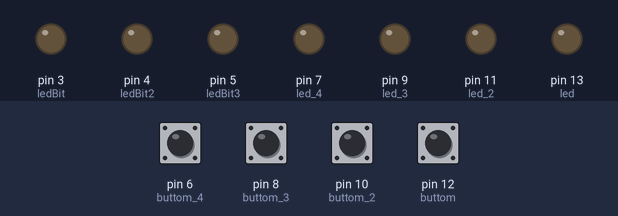
Bench run of a sketch on a simulated Arduino Uno, built with avr-gcc and run on an emulated ATmega328P. Shown: output pins drawn as LEDs (lit = HIGH). The inputs (shaded band) are chosen by the test bench; at power-on: pin 6 (buttom_4), pin 8 (buttom_3), pin 10 (buttom_2), pin 12 (buttom) LOW.

Above: at 1.2 s.
1.3 s: pin 6 (buttom_4) pulled HIGH for 0.25 s
At 1.8 s:
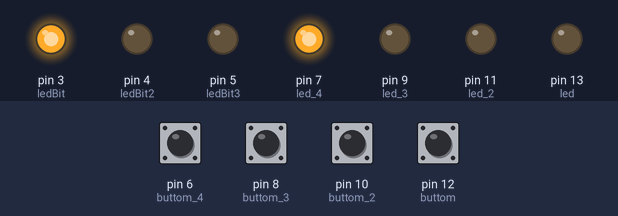
3.0 s: pin 8 (buttom_3) pulled HIGH for 0.25 s
At 3.8 s:
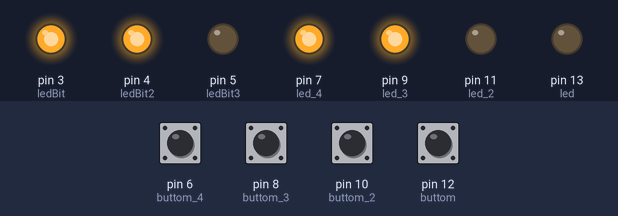
4.7 s: pin 10 (buttom_2) pulled HIGH for 0.25 s
At 5.7 s:
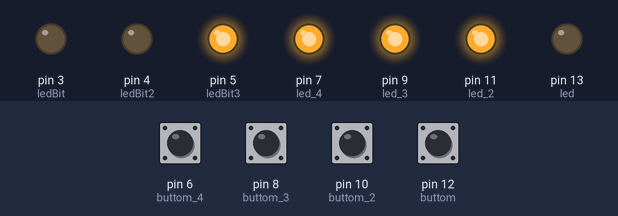
6.4 s: pin 12 (buttom) pulled HIGH for 0.25 s
At 7.7 s:
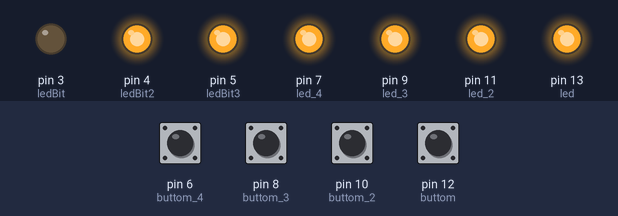
8.2 s: pin 6 (buttom_4) pulled HIGH for 1 s
At 9.6 s:
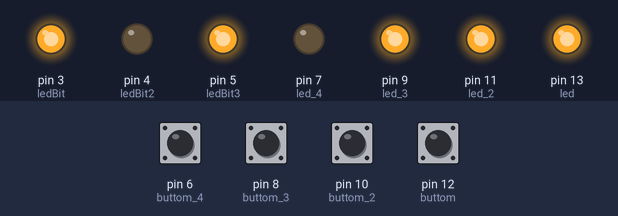
10.7 s: pin 8 (buttom_3) pulled HIGH for 1 s
At 12.1 s:
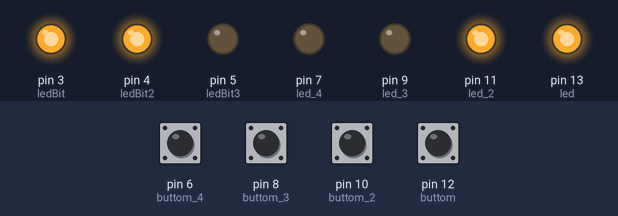
Timing chart, 0 to 13.7 s (numbered marks = the images above; inputs shaded):
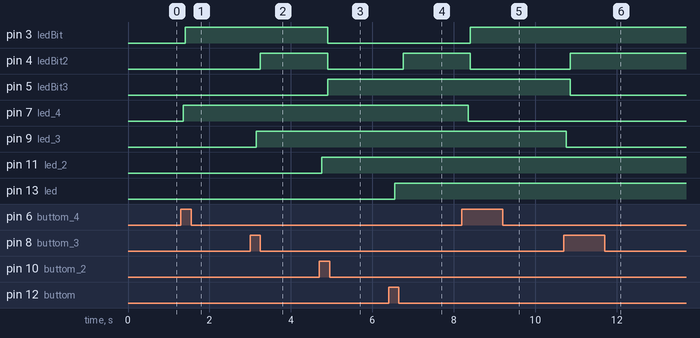

Measured:
- after the input at 1.3 s, pin 3 (ledBit): LOW → HIGH after 0.10 s; pin 7 (led_4): LOW → HIGH after 0.05 s
- after the input at 3.0 s, pin 4 (ledBit2): LOW → HIGH after 0.25 s; pin 9 (led_3): LOW → HIGH after 0.15 s
- after the input at 4.7 s, pin 3 (ledBit), pin 4 (ledBit2): HIGH → LOW after 0.20 s; pin 5 (ledBit3): LOW → HIGH after 0.20 s; pin 11 (led_2): LOW → HIGH after 0.05 s
- after the input at 6.4 s, pin 4 (ledBit2): LOW → HIGH after 0.35 s; pin 13 (led): LOW → HIGH after 0.15 s
- after the input at 8.2 s, pin 3 (ledBit): LOW → HIGH after 0.20 s; pin 4 (ledBit2): HIGH → LOW after 0.20 s; pin 7 (led_4): HIGH → LOW after 0.15 s
- after the input at 10.7 s, pin 4 (ledBit2): LOW → HIGH after 0.15 s; pin 5 (ledBit3): HIGH → LOW after 0.15 s; pin 9 (led_3): HIGH → LOW after 0.05 s

The sketch:

Somador_2bits.ino
```cpp
int led = 13;
int buttom = 12;
int stateButtom = 0; //Inicia OFF
int flagButtom = 0;  // Var comparativa condicional .Inicia OFF
bool stateLed = 0;    // Var comparativa condicional .Inicia OFF

int led_2 = 11;
int buttom_2 = 10;
int stateButtom_2 = 0; //Inicia OFF
int flagButtom_2 = 0;  // Var comparativa condicional .Inicia OFF
bool stateLed_2 = 0;    // Var comparativa condicional .Inicia OFF

int led_3 = 9;
int buttom_3 = 8;
int stateButtom_3 = 0; //Inicia OFF
int flagButtom_3 = 0;  // Var comparativa condicional .Inicia OFF
bool stateLed_3 = 0;    // Var comparativa condicional .Inicia OFF

int led_4 = 7;
int buttom_4 = 6;
int stateButtom_4 = 0; //Inicia OFF
int flagButtom_4 = 0;  // Var comparativa condicional .Inicia OFF
bool stateLed_4 = 0;    // Var comparativa condicional .Inicia OFF

int ledBit = 3;
int ledBit2 = 4;
int ledBit3 = 5;


void setup() {
  pinMode(led, OUTPUT); //led == Saída
  pinMode(buttom, INPUT); //botao == Entrada
  pinMode(led_2, OUTPUT); //led == Saída
  pinMode(buttom_2, INPUT); //botao == Entrada
  pinMode(led_3, OUTPUT); //led == Saída
  pinMode(buttom_3, INPUT); //botao == Entrada
  pinMode(led_4, OUTPUT); //led == Saída
  pinMode(buttom_4, INPUT); //botao == Entrada
  pinMode(ledBit, OUTPUT); //saida do bit
  pinMode(ledBit2, OUTPUT); //saida do bit
  pinMode(ledBit3, OUTPUT);
}

void loop() {
  // put your main code here, to run repeatedly:
  stateButtom = digitalRead(buttom); //Armazena o estado (0 ou 1) do botão.

  if (stateButtom == 1 && flagButtom == 0)//botão = Pressionado / Var cond. comp == FALSE(ou 0)
    {
      flagButtom = 1; //Var cond. comp == TRUE(1)

      if (stateLed == 0)  //Compara pra checar se o estado do Led é Desligado ou FALSE ou 0
    {

        digitalWrite(led, HIGH); // Led que antes estava declarado desligado, é ligado.
        stateLed = 1;} //Se está ligado, redefinimos o estado do led


      else if (stateButtom == 1) //Se o botão for pressionado novamente...
    {
        stateLed = 0; //Botão novamente é pressionado, o que significa que havera mudança de estado do led.
        digitalWrite(led, LOW);}} //Se o stateLed volta a sua configuração inicial então o led desliga.
        delay(50);
     //Tempo de troca de estado do led
  if (stateButtom == 0 && flagButtom == 1){ //Quando o botão não estiver pressionado
    flagButtom = 0;//redefine o flagButtom para FALSE
     //Tempo de troca de estado do led
    delay(50);
  }
  stateButtom_2 = digitalRead(buttom_2); //Armazena o estado (0 ou 1) do botão.

  if (stateButtom_2 == 1 && flagButtom_2 == 0)//botão = Pressionado / Var cond. comp == FALSE(ou 0)
    {
      flagButtom_2 = 1; //Var cond. comp == TRUE(1)

      if (stateLed_2 == 0)  //Compara pra checar se o estado do Led é Desligado ou FALSE ou 0
    {

        digitalWrite(led_2, HIGH); // Led que antes estava declarado desligado, é ligado.
        stateLed_2 = 1;} //Se está ligado, redefinimos o estado do led


      else if (stateButtom_2 == 1) //Se o botão for pressionado novamente...
    {
        stateLed_2 = 0; //Botão novamente é pressionado, o que significa que havera mudança de estado do led.
        digitalWrite(led_2, LOW);}} //Se o stateLed volta a sua configuração inicial então o led desliga.
        delay(50);
     //Tempo de troca de estado do led
  if (stateButtom_2 == 0 && flagButtom_2 == 1){ //Quando o botão não estiver pressionado
    flagButtom_2 = 0;//redefine o flagButtom para FALSE
     //Tempo de troca de estado do led
    delay(50);
  }  // put your main code here, to run repeatedly:
  stateButtom_3 = digitalRead(buttom_3); //Armazena o estado (0 ou 1) do botão.

  if (stateButtom_3 == 1 && flagButtom_3 == 0)//botão = Pressionado / Var cond. comp == FALSE(ou 0)
    {
      flagButtom_3 = 1; //Var cond. comp == TRUE(1)

      if (stateLed_3 == 0)  //Compara pra checar se o estado do Led é Desligado ou FALSE ou 0
    {

        digitalWrite(led_3, HIGH); // Led que antes estava declarado desligado, é ligado.
        stateLed_3 = 1;} //Se está ligado, redefinimos o estado do led

      else if (stateButtom_3 == 1) //Se o botão for pressionado novamente...
    {
        stateLed_3 = 0; //Botão novamente é pressionado, o que significa que havera mudança de estado do led.
        digitalWrite(led_3, LOW);}} //Se o stateLed volta a sua configuração inicial então o led desliga.
        delay(50);
     //Tempo de troca de estado do led
  if (stateButtom_3 == 0 && flagButtom_3 == 1){ //Quando o botão não estiver pressionado
    flagButtom_3 = 0;//redefine o flagButtom para FALSE
     //Tempo de troca de estado do led
    delay(50);
  }  // put your
  stateButtom_4 = digitalRead(buttom_4); //Armazena o estado (0 ou 1) do botão.

  if (stateButtom_4 == 1 && flagButtom_4 == 0)//botão = Pressionado / Var cond. comp == FALSE(ou 0)
    {
      flagButtom_4 = 1; //Var cond. comp == TRUE(1)

      if (stateLed_4 == 0)  //Compara pra checar se o estado do Led é Desligado ou FALSE ou 0
    {

        digitalWrite(led_4, HIGH); // Led que antes estava declarado desligado, é ligado.
        stateLed_4 = 1;} //Se está ligado, redefinimos o estado do led


      else if (stateButtom_4 == 1) //Se o botão for pressionado novamente...
    {
        stateLed_4 = 0; //Botão novamente é pressionado, o que significa que havera mudança de estado do led.
        digitalWrite(led_4, LOW);}} //Se o stateLed volta a sua configuração inicial então o led desliga.
        delay(50);
     //Tempo de troca de estado do led
  if (stateButtom_4 == 0 && flagButtom_4 == 1){ //Quando o botão não estiver pressionado
    flagButtom_4 = 0;//redefine o flagButtom para FALSE
     //Tempo de troca de estado do led
    delay(50);
  }  // put your
  stateLed = digitalRead(led);
  stateLed_2 = digitalRead(led_2);
  stateLed_3 = digitalRead(led_3);
  stateLed_4 = digitalRead(led_4);

  if(stateLed == 0 && stateLed_2 == 1 && stateLed_3 == 0 && stateLed_4 == 0 ||  stateLed == 0 && stateLed_2 == 0 && stateLed_3 == 0 && stateLed_4 == 1){ //1
   digitalWrite(ledBit, HIGH);
   digitalWrite(ledBit2, LOW);
   digitalWrite(ledBit3, LOW);}
  else{
     digitalWrite(ledBit, LOW);
     digitalWrite(ledBit2, LOW);
     digitalWrite(ledBit3, LOW);}
  if (stateLed == 1 && stateLed_2 == 0 && stateLed_3 == 0 && stateLed_4 == 0 ||
    stateLed == 0 && stateLed_2 == 0 && stateLed_3 == 1 && stateLed_4 == 0 ||
    stateLed == 0 && stateLed_2 == 1 && stateLed_3 == 0 && stateLed_4 == 1){//2
   digitalWrite(ledBit, LOW);
   digitalWrite(ledBit2, HIGH);
   digitalWrite(ledBit3, LOW);}
  if (stateLed == 1 && stateLed_2 == 0 && stateLed_3 == 0 && stateLed_4 == 1 ||
    stateLed == 0 && stateLed_2 == 1 && stateLed_3 == 1 && stateLed_4 == 0 ||
    stateLed == 1 && stateLed_2 == 1 && stateLed_3 == 0 && stateLed_4 == 0 ||
    stateLed == 0 && stateLed_2 == 0 && stateLed_3 == 1 && stateLed_4 == 1){//3
   digitalWrite(ledBit, HIGH);
   digitalWrite(ledBit2, HIGH);
   digitalWrite(ledBit3,  LOW);}
  if (stateLed == 1 && stateLed_2 == 1 && stateLed_3 == 0 && stateLed_4 == 1 ||
    stateLed == 0 && stateLed_2 == 1 && stateLed_3 == 1 && stateLed_4 == 1  || stateLed == 1 && stateLed_2 == 0 && stateLed_3 == 1 && stateLed_4 == 0){//4
    digitalWrite(ledBit, LOW);
    digitalWrite(ledBit2, LOW);
    digitalWrite(ledBit3, HIGH);}
  if (stateLed == 1 && stateLed_2 == 1 && stateLed_3 == 1 && stateLed_4 == 0 ||
    stateLed == 1 && stateLed_2 == 0 && stateLed_3 == 1 && stateLed_4 == 1){//5
    digitalWrite(ledBit, HIGH);
    digitalWrite(ledBit2, LOW);
    digitalWrite(ledBit3, HIGH);}
  if (stateLed == 1 && stateLed_2 == 1 && stateLed_3 == 1 && stateLed_4 == 1){
    //6
    digitalWrite(ledBit, LOW);
    digitalWrite(ledBit2, HIGH);
    digitalWrite(ledBit3, HIGH);}

  }


 
```
